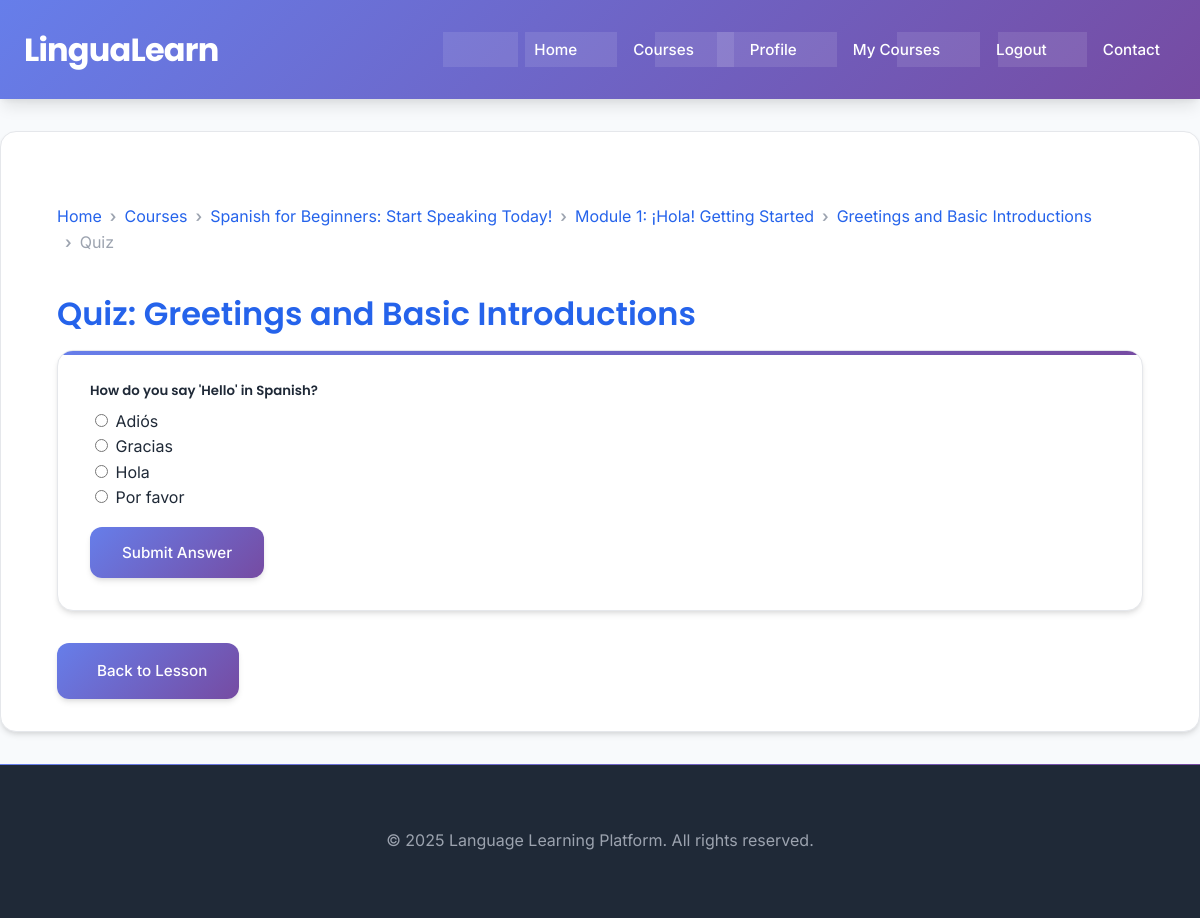
Page /quiz/1/take (signed in) on the committed database.
### app.py (models this page shows, shortened)
class Course(db.Model):
    __tablename__ = 'courses'
    id = db.Column(db.Integer, primary_key=True)
    language = db.Column(db.String(50), nullable=False)
    level = db.Column(db.String(50), nullable=False) # Beginner, Intermediate, Advanced
    title = db.Column(db.String(100), nullable=False)
    description = db.Column(db.Text, nullable=True)
    image_url = db.Column(db.String(200), nullable=True) # For course thumbnail/banner
    learning_objectives = db.Column(db.Text, nullable=True) # What students will learn
    modules = db.relationship('Module', backref='course', lazy=True, cascade="all, delete-orphan")

class Module(db.Model):
    __tablename__ = 'modules'
    id = db.Column(db.Integer, primary_key=True)
    course_id = db.Column(db.Integer, db.ForeignKey('courses.id'), nullable=False)
    title = db.Column(db.String(150), nullable=False)
    order = db.Column(db.Integer, nullable=False) # To order modules within a course
    description = db.Column(db.Text, nullable=True) # Optional description for the module
    lessons = db.relationship('Lesson', backref='module', lazy=True, cascade="all, delete-orphan", order_by='Lesson.lesson_number')

class Lesson(db.Model):
    __tablename__ = 'lessons'
    id = db.Column(db.Integer, primary_key=True)
    module_id = db.Column(db.Integer, db.ForeignKey('modules.id'), nullable=False)
    lesson_number = db.Column(db.Integer, nullable=False) # For ordering within a module
    title = db.Column(db.String(100), nullable=False)
    content = db.Column(db.Text, nullable=False) # Rich text, paths to images/audio
    video_url = db.Column(db.String(200), nullable=True)
    estimated_duration = db.Column(db.String(50), nullable=True) # e.g., "20 minutes"
    quizzes = db.relationship('Quiz', backref='lesson', lazy=True, cascade="all, delete-orphan")

class Quiz(db.Model):
    __tablename__ = 'quizzes'
    id = db.Column(db.Integer, primary_key=True)
    lesson_id = db.Column(db.Integer, db.ForeignKey('lessons.id'), nullable=False)
    question = db.Column(db.Text, nullable=False)
    options = db.Column(db.String(500), nullable=True) # e.g., JSON: {"a": "Option A", "b": "Option B"}
    correct_answer = db.Column(db.String(100), nullable=False)
    quiz_type = db.Column(db.String(20), default='multiple_choice') # 'multiple_choice', 'fill_in_blank'
    quiz_attempts = db.relationship('QuizAttempt', backref='quiz', lazy=True)

### app.py (the view, shortened to what this page needs)
@app.route('/quiz/<int:quiz_id>/take', methods=['GET', 'POST'])
@login_required
def take_quiz(quiz_id):
    quiz = Quiz.query.options(
        db.joinedload(Quiz.lesson).joinedload(Lesson.module).joinedload(Module.course)
    ).get_or_404(quiz_id)
    lesson = quiz.lesson
    module = lesson.module
    course = module.course
    options = quiz.options.split(',') if quiz.options else []
    return render_template('take_quiz.html',
                           title=f"Quiz: {quiz.question[:30]}...",
                           quiz=quiz,
                           options=options,
                           lesson=lesson,
                           module=module,
                           course=course)

### app.py (called while the page is built)
@login_manager.user_loader
def load_user(user_id):
    return User.query.get(int(user_id))

@app.context_processor
def inject_current_year():
    return {'current_year': datetime.datetime.utcnow().year}

### templates/take_quiz.html (shortened to what this page needs)
{% extends "base.html" %}
{% block content %}
<div class="container mt-4">
    {% if quiz and lesson and module and course %}
        <nav aria-label="breadcrumb">
            <ol class="breadcrumb">
                <li class="breadcrumb-item"><a href="{{ url_for('index') }}">Home</a></li>
                <li class="breadcrumb-item"><a href="{{ url_for('courses') }}">Courses</a></li>
                <li class="breadcrumb-item"><a href="{{ url_for('course_detail', course_id=course.id) }}">{{ course.title }}</a></li>
                <li class="breadcrumb-item"><a href="{{ url_for('course_detail', course_id=course.id) }}#heading{{ module.id }}">{{ module.title }}</a></li>
                <li class="breadcrumb-item"><a href="{{ url_for('lesson_view', lesson_id=lesson.id) }}">{{ lesson.title }}</a></li>
                <li class="breadcrumb-item active" aria-current="page">Quiz</li>
            </ol>
        </nav>
        <h2 class="mb-3">Quiz: {{ lesson.title }}</h2>
        <div class="card shadow-sm">
            <div class="card-header">
                <h5>{{ quiz.question }}</h5>
            </div>
            <div class="card-body">
                <form method="POST" action="{{ url_for('take_quiz', quiz_id=quiz.id) }}">
                    {% if quiz.quiz_type == 'multiple_choice' and options %}
                        <div class="mb-3">
                            {% for option in options %}
                            <div class="form-check">
                                <input class="form-check-input" type="radio" name="selected_answer" id="option{{ loop.index }}" value="{{ option.strip() }}" required>
                                <label class="form-check-label" for="option{{ loop.index }}">
                                    {{ option.strip() }}
                                </label>
                            </div>
                            {% endfor %}
                        </div>
                    {% elif quiz.quiz_type == 'short_answer' %}
                        <div class="mb-3">
                            <label for="short_answer_text" class="form-label">Your Answer:</label>
                            <textarea class="form-control" id="short_answer_text" name="selected_answer" rows="3" required></textarea>
                        </div>
                    {% else %}
                        <p class="text-muted">This quiz type is not yet fully supported for display.</p>
                    {% endif %}
                    {% if quiz.quiz_type in ['multiple_choice', 'true_false', 'short_answer'] %}
                        <button type="submit" class="btn btn-primary">Submit Answer</button>
                    {% endif %}
                </form>
            </div>
        </div>
        <div class="mt-4">
            <a href="{{ url_for('lesson_view', lesson_id=lesson.id) }}" class="btn btn-outline-secondary">Back to Lesson</a>
        </div>
    {% else %}
        <div class="alert alert-danger" role="alert">
            <h2>Quiz Not Found</h2>
            <p>The quiz you are looking for does not exist or could not be loaded.</p>
            <a href="{{ url_for('courses') }}" class="btn btn-primary">Back to Courses</a>
        </div>
    {% endif %}
</div>
{% endblock %}

### templates/base.html (shortened to what this page needs)
<!DOCTYPE html>
<html lang="en">
<head>
    <link rel="stylesheet" href="{{ url_for('static', filename='css/style.css') }}">
</head>
<body>
    <div class="content-wrapper">
        <nav class="navbar">
            <div class="container">
                <a class="navbar-brand" href="{{ url_for('index') }}">LinguaLearn</a>
                <ul class="nav-links">
                    <li><a href="{{ url_for('index') }}" class="{% if request.endpoint == 'index' %}active{% endif %}">Home</a></li>
                    <li><a href="{{ url_for('courses') }}" class="{% if request.endpoint == 'courses' or request.endpoint == 'course_detail' %}active{% endif %}">Courses</a></li>
                    {% if current_user.is_authenticated %}
                        <li><a href="{{ url_for('profile') }}" class="{% if request.endpoint == 'profile' %}active{% endif %}">Profile</a></li>
                        <li><a href="{{ url_for('enrolled_courses') }}" class="{% if request.endpoint == 'enrolled_courses' %}active{% endif %}">My Courses</a></li>
                        <li><a href="{{ url_for('logout') }}">Logout</a></li>
                    {% else %}
                        <li><a href="{{ url_for('login') }}" class="{% if request.endpoint == 'login' %}active{% endif %}">Login</a></li>
                        <li><a href="{{ url_for('register') }}" class="{% if request.endpoint == 'register' %}active{% endif %}">Register</a></li>
                    {% endif %}
                    <li><a href="{{ url_for('contact') }}" class="{% if request.endpoint == 'contact' %}active{% endif %}">Contact</a></li>
                </ul>
            </div>
        </nav>
        <div class="container page-content">
            {% block content %}{% endblock %}
    </div>
    <footer>
        <div class="container">
            <p>&copy; {{ current_year }} Language Learning Platform. All rights reserved.</p>
        </div>
    </footer>
</body>
</html>

### rows in the picture
Course: title "Spanish for Beginners: Start Speaking Today!"
Module: title "Module 1: ¡Hola! Getting Started"
Lesson: title "Greetings and Basic Introductions"
Quiz: question "How do you say 'Hello' in Spanish?"

### other values in the picture
{{ option.strip() }} "Adiós" "Gracias" "Hola" "Por favor"
